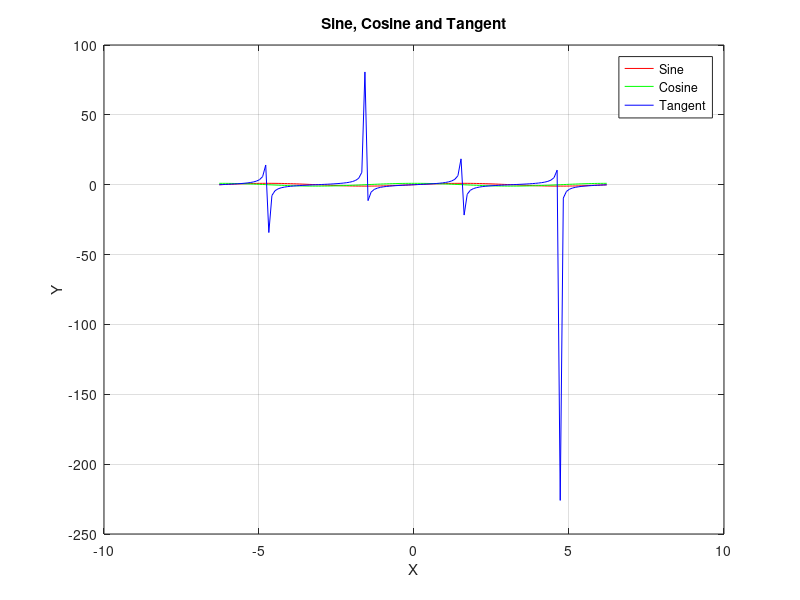
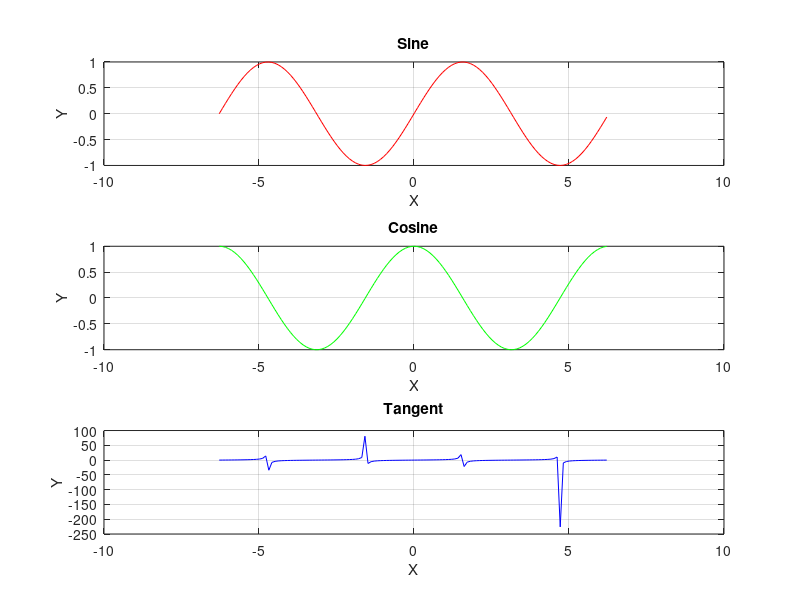

MATLAB code to generate these figures, in order:
%% Task 1

X=-2*pi:0.1:2*pi;

Y1=sin(X);
Y2=cos(X);
Y3=tan(X);

figure(1)
plot(X,Y1,'r',X,Y2,'g',X,Y3,'b')
xlabel('X')
ylabel('Y')
title('Sine, Cosine and Tangent')
legend('Sine','Cosine','Tangent')
grid on

figure(2)
subplot(3,1,1)
plot(X,Y1,'r')
xlabel('X')
ylabel('Y')
title('Sine')
grid on
subplot(3,1,2)
plot(X,Y2,'g')
xlabel('X')
ylabel('Y')
title('Cosine')
grid on
subplot(3,1,3)
plot(X,Y3,'b')
xlabel('X')
ylabel('Y')
title('Tangent')
grid on